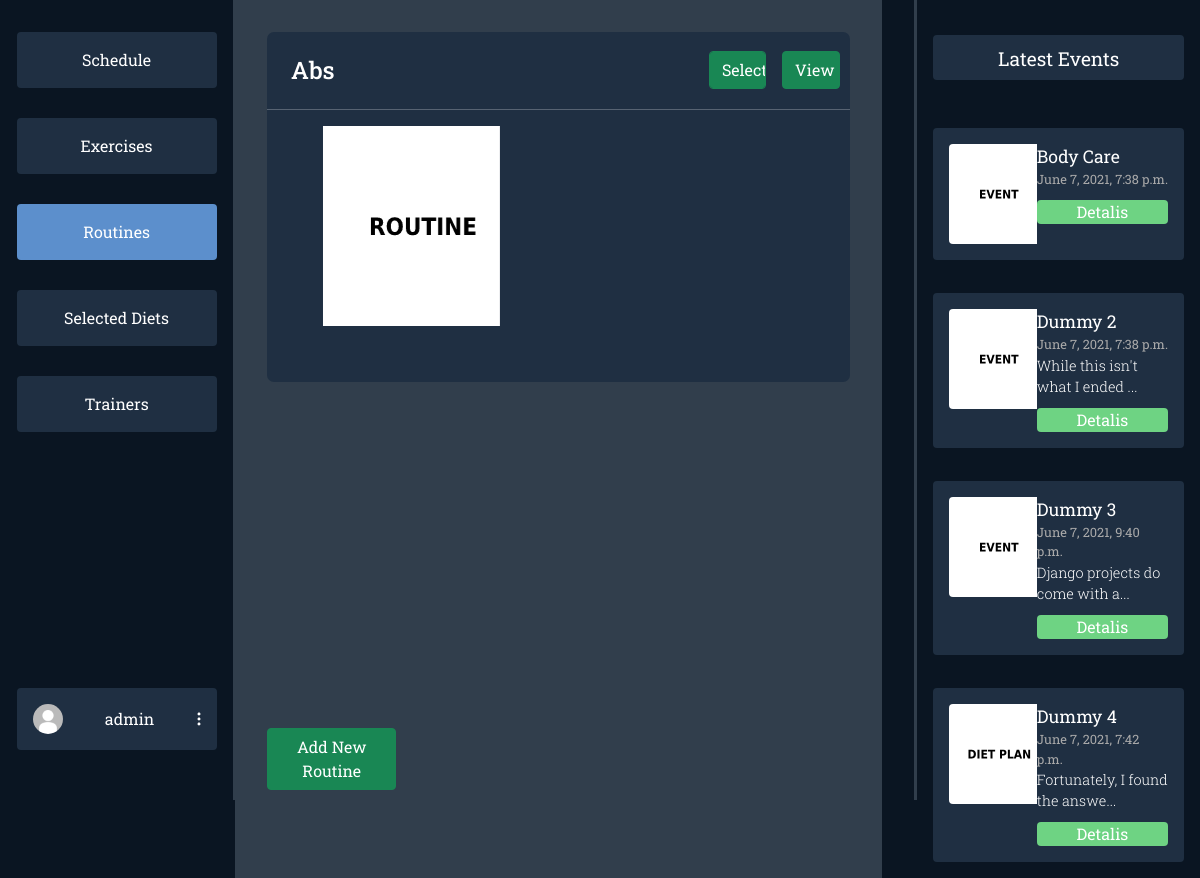
The page /dashboard/routines/ (signed in) on the database its author committed.
### users/models.py (models this page shows, shortened)
class Profile(models.Model):
    user = models.OneToOneField(User, on_delete=models.CASCADE)
    profile_photo = models.ImageField(
        upload_to='media/profiles/', default='profiles/default.jpg')
    height = models.FloatField(default=170.0)
    weight = models.FloatField(default=60.0)
    weight_goal = models.FloatField(default=70.0)
    GENDER_CHOICES = (('F', 'Female'), ('M', 'Male'), ('O', 'Other'))
    gender = models.CharField(
        max_length=9, choices=GENDER_CHOICES, default=GENDER_CHOICES[0])
    FREQUENCY = (
        ('3x', '3 Times a Week'),
        ('4x', '4 Times a Week'),
        ('5x', '5 Times a Week'),
        ('6x', '6 Times a Week'),
    )
    week_frequency = models.CharField(
        max_length=20, choices=FREQUENCY, default=FREQUENCY[0])
    profile_complete = models.BooleanField(default=False)
    selected_diets = models.ManyToManyField(DietPlan, blank=True)
    age = models.IntegerField(null=True)

### dashboards/models.py (models this page shows, shortened)
class Routine(models.Model):
    owner = models.ForeignKey(User, on_delete=CASCADE,
                              related_name='%(class)s_username', null=True)
    title = models.CharField(max_length=60, blank=True)
    selected_by = models.ManyToManyField(User)
    desc = models.TextField(blank=True)
    thumbnail = models.ImageField(
        upload_to='routines/', default='routines/default.jpg')
    exercises = models.ManyToManyField(Exercise)
    days = models.CharField(max_length=60, blank=True)

class Event(models.Model):
    title = models.CharField(max_length=60, blank=True)
    date = models.DateTimeField(default=datetime.now(), blank=True)
    desc = models.TextField(blank=True)
    thumbnail = models.ImageField(
        upload_to='events/', default='events/default.jpg')

### dashboards/user_views.py (the view, shortened to what this page needs)
# urls.py: path('routines/', user_views.routines,
@login_required(login_url='login')
def routines(request):
    events = Event.objects.all()[:4]
    routines = Routine.objects.all()
    context = {'options': ROUTINES_NAV, 'events': events, 'routines': routines}
    return render(request, 'dashboards/user/routines.html', context)

### dashboards/templates/dashboards/user/routines.html (shortened to what this page needs)
{% extends 'dashboards/user/dashboard.html' %}
{% load static %}
{% block styles %}
<link rel="stylesheet" href="{% static 'css/dashboards/routines.css' %}">
{% endblock styles %}
{% block middle %}
<div class="routines">
    {% for routine in routines %}
    <div class="routine-card">
        <div class="header">
            <h4>{{routine.title}}</h4>
            <div class="buttons">
                {% if request.user in routine.selected_by.all %}
                <div class="selected">Selected <img id="tick" src="{% static 'svg/tick.svg' %}"> </div>
                {% else %}
                <div class="trash">
                <form action="{% url 'userdashboard-routines' %}" method="POST">
                        <input class="form-control btn btn-success " type="submit" value="Select">
                </form>
                </div>
                {% endif %}
                <a id="view" class="btn btn-success" href="{% url 'userdashboard-routine-details' routine.id %}">View</a>
             </div>
        </div>
        <hr/>
        <div class="routine-body">
            <div class="routine-thumbnail">
                <div class="thumbnail"><img src="{{routine.thumbnail.url}}" alt=""></div>
            </div>
            <div class="exercise-grid">
            </div>
        </div>
    </div>
    {% endfor %}
</div>
    <a id="addroutine" class="btn btn-success" href="{% url 'create-routine' %}">Add New Routine</a>
{% endblock middle %}

### dashboards/templates/dashboards/user/dashboard.html (shortened to what this page needs)
{% load static %}
<html>
  <head>
    <link href="https://cdn.jsdelivr.net/npm/bootstrap@5.0.1/dist/css/bootstrap.min.css" rel="stylesheet">
    <link rel="stylesheet" href="{% static 'css/dashboards/main.css' %}">
    <link rel="stylesheet" href="https://cdn.jsdelivr.net/npm/bootstrap-select@1.13.14/dist/css/bootstrap-select.min.css">
    {% block styles %}
    {% endblock styles %}
  </head>
  <body>
  {% block content %}
  {% if user.is_authenticated %}
  <div class="mycontainer">
    <div class="navigation">
      <div class="nav-col">
        <div class="options">
          {% for key, item in options.items %}
            {% if item.isActive %}
            <a class="option-active" href="/dashboard/{{item.url}}">{{ item.name }}</a>
            {% else %}
            <a class="option" href="/dashboard/{{item.url}}">{{ item.name }}</a>
            {% endif %}
          {% endfor %}
        </div>
        <div class="profile-wrapper">
          <div class="user-btn">
            <div class="profile-pic"><img src="{{ user.profile.profile_photo.url }}" alt=""></div>
            {% if user.first_name %}
            <span>{{user.get_full_name}}</span>
            {% else %}
            <span>{{user.username}}</span>
            {% endif %}
            <div class="three-dot"><img src="{% static 'svg/3dots.svg' %}" alt=""></div>
          </div>
        </div>
      </div>
      <div class="divider"></div>
    </div>
    <div class="middle">
    {% block middle %}
    {% endblock middle %}
    </div>
    <div class="events-section">
      <div class="divider"></div>
      <div class="events">
        <div class="latest">
          Latest Events
        </div>
        <div class="items overflow-auto">
        {% for item in events %}
          <div class="event-item">
            <div class="event-item-left">
              <div class="event-thumb"><img src="{{item.thumbnail.url}}"></div>
            </div>
            <div class="event-item-right">
              <div class="title">{{item.title}}</div>
              <div class="date">{{item.date}}</div>
              {% if item.desc|length > 30 %}
                <div class="desc">{{item.desc|slice:":30"}}...</div>
              {% else %}
                <div class="desc">{{item.desc}}</div>
              {% endif %}
              <div class="details">Detalis</div>
            </div>
          </div>
        {% endfor %}
        </div>
      </div>
    </div>
  </div>
  {% endif %}
  {% endblock content %}
  </body>
<html>

### static/css/dashboards/main.css (style rules this page uses)
* { margin: 0; font-family: "Roboto Slab", serif; overflow: hidden; }
body { background-color: #0a1522; }
.mycontainer { display: flex; flex-direction: row; justify-content: space-between; }
.navigation { width: 20vw; }
.nav-col { display: flex; flex-direction: column; align-items: flex-end; margin: 1em; }
.options { margin-left: 7em; display: flex; flex-direction: column; justify-content: space-between; margin-top: 1em; height: 400px; }
.option { background-color: #1f2f42; color: #fff; padding: 1em; padding-right: 1em; padding-left: 1em; width: 200px; text-align: center; border-radius: 4px; }
a { text-decoration: none; }
.option-active { background-color: #5c8fcc; color: #fff; padding: 1em; padding-right: 1em; padding-left: 1em; width: 200px; text-align: center; border-radius: 4px; }
.user-btn { background-color: #1f2f42; color: #fff; padding: 1em; padding-right: 1em; padding-left: 1em; width: 200px; text-align: center; border-radius: 4px; margin-top: 16em; display: flex; flex-direction: row; align-items: center; justify-content: space-between; }
.profile-pic img { height: 30px; border-radius: 50%; width: auto; }
.navigation { display: flex; flex-direction: row; }
.divider { background-color: #313e4c; width: 4px; height: 100vh; margin: 0; padding: 0; z-index: 10; }
.middle { margin-right: 2em; width: 55vw; background-color: #313e4c; }
.events-section { margin-right: 1em; width: 23vw; display: flex; flex-direction: row; }
.event-thumb img { width: 100px; height: auto; border-radius: 4px; }
.latest { margin-top: 1em; background-color: #1f2f42; color: white; border-radius: 4px; padding: 0.5em 1em 0.5em 1em; text-align: center; font-size: 1.2em; }
.events { margin-top: 1em; margin-left: 1em; display: flex; flex-direction: column; color: white; width: 100%; }
.items { height: 200px; max-height: 800px; margin-top: 2em; display: flex; flex-direction: column; justify-content: space-between; height: 100%; }
.event-item { background-color: #1f2f42; border-radius: 4px; padding: 1em; display: flex; flex-direction: row; margin: 1em 0 1em 0; }
.event-item-left { width: 40%; }
.event-item-right { width: 60%; }
.event-item-right .title { font-size: 1.1em; }
.event-item-right .date { font-size: 0.8em; color: rgb(170, 170, 170); }
.event-item-right .desc { font-weight: 300; font-size: 0.9em; }
.event-item-right .details { margin-top: 10px; background-color: #6ed383; border-radius: 4px; text-align: center; }

### static/css/dashboards/routines.css (style rules this page uses)
.routines { display: flex; flex-direction: column; height: 85vh; overflow-y: auto; margin-top: 2em; }
.btn { color: white; }
.routine-card { background-color: #1f2f42; margin-left: 2em; margin-right: 2em; margin-bottom: 4em; border-radius: 7px; color: white; min-height: 350px; height: 350px; }
h2, h4 { margin-top: 1em; margin-left: 1em; margin-bottom: 1em; }
hr { margin: 0; margin-bottom: 1em; }
.header { display: flex; flex-direction: row; justify-content: space-between; align-items: center; }
.exercise-grid { display: grid; grid-template-columns: repeat(2, 1fr); gap: 1em; width: 70%; }
.routine-body { display: flex; flex-direction: row; width: 80%; justify-content: space-between; transform: translate(12%, 0); }
.thumbnail img { width: 200px; height: auto; }
#addroutine { width: 20%; margin-left: 2em; margin-top: 1em; }
.buttons { width: 30%; display: flex; flex-direction: row; align-items: center; align-self: center; justify-content: center; padding: 10px; }
.trash { margin-left: 1.5em; transition: ease-in 0.3s; }
#view { margin-left: 1em; }

### rows shown on the page
Routine: title "Abs", thumbnail (placeholder picture)
Event: thumbnail (placeholder picture), title "Body Care", date "June 7, 2021, 7:38 p.m."
Event: thumbnail (placeholder picture), title "Dummy 2", date "June 7, 2021, 7:38 p.m.", desc "While this isn't what I ended"
Event: thumbnail (placeholder picture), title "Dummy 3", date "June 7, 2021, 9:40 p.m.", desc "Django projects do come with a"
Event: thumbnail (placeholder picture), title "Dummy 4", date "June 7, 2021, 7:42 p.m.", desc "Fortunately, I found the answe"

### other values the page prints
{{ item.name }} "Schedule" "Exercises" "Selected Diets" "Trainers"
{{ item.name }} "Routines"
{{ user.username }} "admin"
